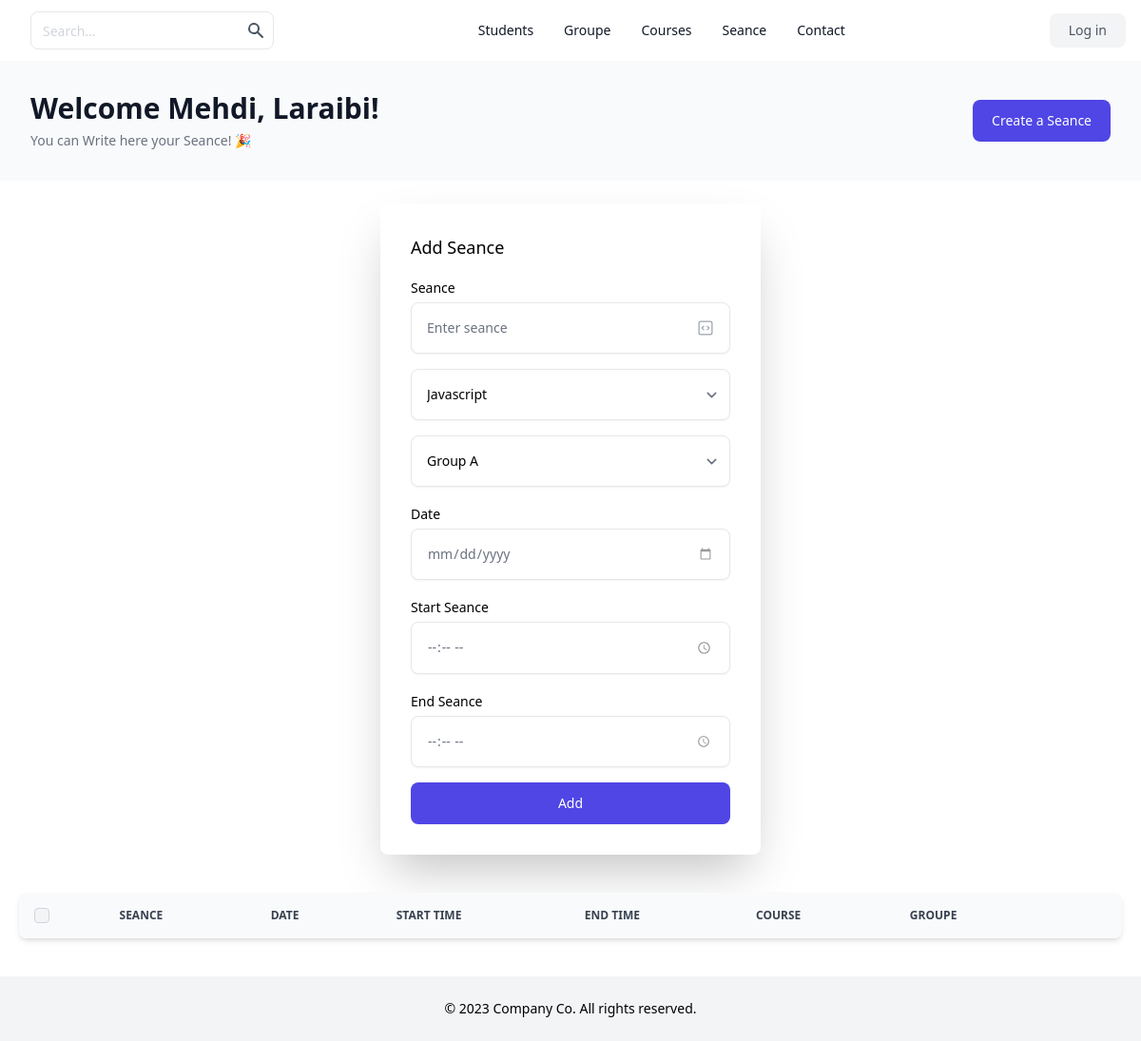
/seance/index.php, run on an earlier commit of the app's database.
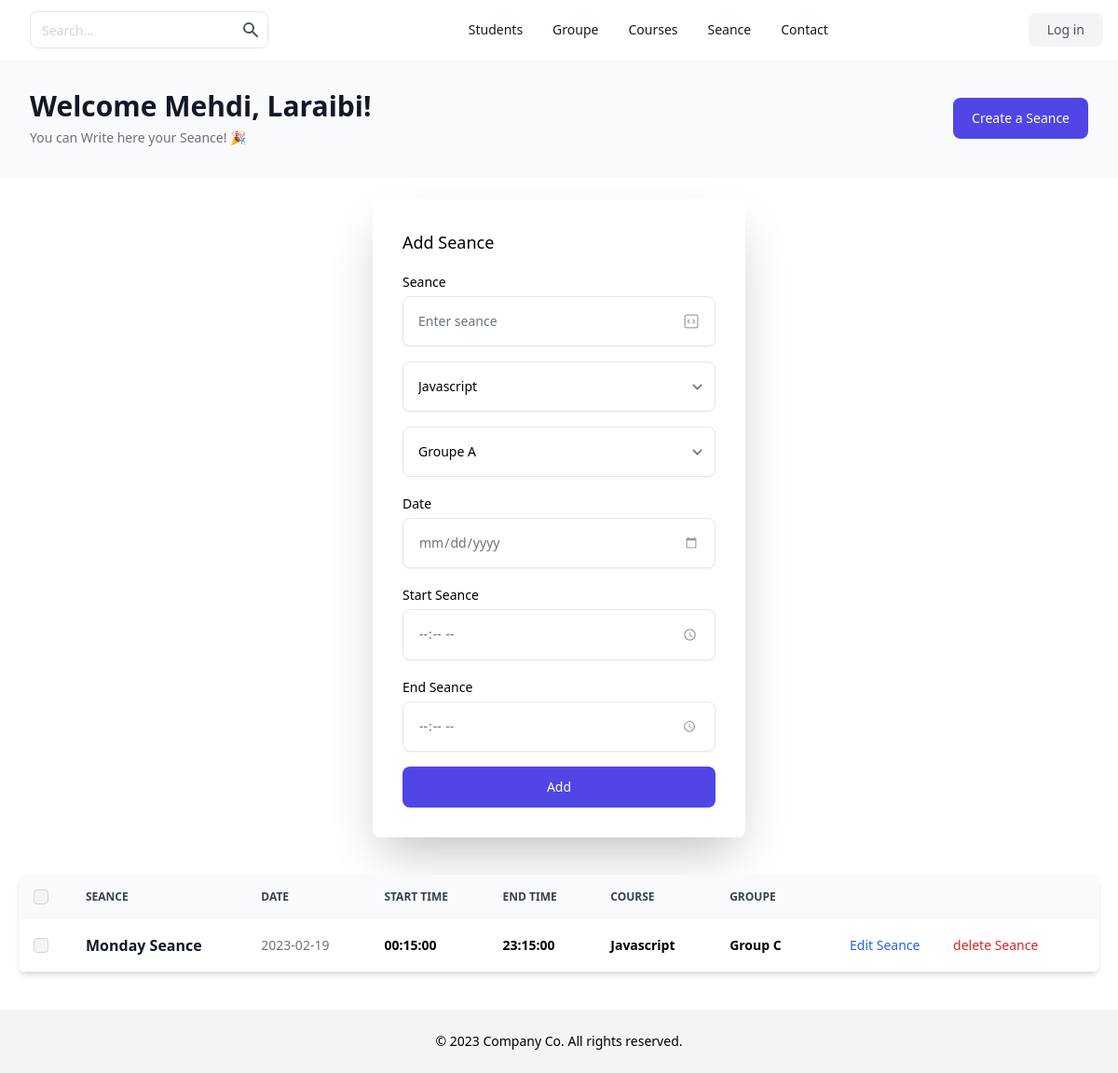
And on a later commit of the database.
### tables this page shows
CREATE TABLE `seance` (
  `id` int(11) NOT NULL AUTO_INCREMENT,
  `seance_name` varchar(255) NOT NULL,
  `id_course` int(11) NOT NULL,
  `id_groupe` int(11) NOT NULL,
  `date` date NOT NULL,
  `start_seance` time NOT NULL,
  `end_seance` time NOT NULL,
  PRIMARY KEY (`id`),
  KEY `id_course` (`id_course`),
  KEY `id_groupe` (`id_groupe`),
  CONSTRAINT `seance_ibfk_1` FOREIGN KEY (`id_course`) REFERENCES `courses` (`id`),
  CONSTRAINT `seance_ibfk_2` FOREIGN KEY (`id_groupe`) REFERENCES `groupes` (`id`)
);

CREATE TABLE `courses` (
  `id` int(11) NOT NULL AUTO_INCREMENT,
  `course_name` varchar(255) NOT NULL,
  `id_user` int(11) NOT NULL,
  `course_image_path` varchar(255) NOT NULL,
  PRIMARY KEY (`id`),
  KEY `id_user` (`id_user`),
  CONSTRAINT `courses_ibfk_1` FOREIGN KEY (`id_user`) REFERENCES `users` (`id`)
);

CREATE TABLE `groupes` (
  `id` int(11) NOT NULL AUTO_INCREMENT,
  `name` varchar(255) NOT NULL,
  PRIMARY KEY (`id`)
);

### seance/index.php (the view, shortened to what this page needs)
<?php
require_once('../inc/header.php');
require_once('../inc/db.php');
?>
<body>
  <header aria-label="Site Header" class="shadow-sm">
    <div class="mx-auto flex h-16 max-w-screen-xl items-center justify-between px-4">
      <div class="flex items-center gap-4">
        <form class="mb-0 hidden lg:flex">
          <div class="relative">
            <input class="h-10 rounded-lg border-gray-200 pr-10 text-sm placeholder-gray-300 focus:z-10" placeholder="Search..." type="text" />
            <button type="submit" class="absolute inset-y-0 right-0 mr-px rounded-r-lg p-2 text-gray-600">
              <svg class="h-5 w-5" fill="currentColor" viewbox="0 0 20 20" xmlns="http://www.w3.org/2000/svg">
                <path clip-rule="evenodd" d="M8 4a4 4 0 100 8 4 4 0 000-8zM2 8a6 6 0 1110.89 3.476l4.817 4.817a1 1 0 01-1.414 1.414l-4.816-4.816A6 6 0 012 8z" fill-rule="evenodd"></path>
              </svg>
            </button>
          </div>
        </form>
      </div>
      <nav aria-label="Site Nav" class="hidden items-center justify-center gap-8 text-sm font-medium lg:flex lg:w-0 lg:flex-1">
        <a class="text-gray-900" href="../students/">Students</a>
        <a class="text-gray-900" href="../groupe/">Groupe</a>
        <a class="text-gray-900" href="../courses/">Courses</a>
        <a class="text-gray-900" href="../seance/">Seance</a>
        <a class="text-gray-900" href="">Contact</a>
      </nav>
      <div class="hidden items-center gap-4 lg:flex">
        <a href="#" class="rounded-lg bg-gray-100 px-5 py-2 text-sm font-medium text-gray-600">
          Log in
        </a>
      </div>
    </div>
  </header>
  <div aria-label="Page Header" class="bg-gray-50">
    <div class="mx-auto max-w-screen-xl px-4 py-6 sm:py-8 sm:px-6 lg:px-8">
      <div class="sm:flex sm:items-center sm:justify-between">
        <div class="text-center sm:text-left">
          <h1 class="text-2xl font-bold text-gray-900 sm:text-3xl">
            Welcome Mehdi, Laraibi!
          </h1>
          <p class="mt-1.5 text-sm text-gray-500">
            You can Write here your Seance! 🎉
          </p>
        </div>
        <div class="mt-4 flex flex-col gap-4 sm:mt-0 sm:flex-row sm:items-center">
          <button class="block rounded-lg bg-indigo-600 px-5 py-3 text-sm font-medium text-white transition hover:bg-indigo-700 focus:outline-none focus:ring" type="button">
            Create a Seance
          </button>
        </div>
      </div>
    </div>
  </div>
  <div class="flex justify-center">
    <form action="create.php" method="POST" class="mt-6 mb-0 space-y-4 rounded-lg p-8 w-[400px] md:shadow-2xl xl:shadow-2xl">
      <p class="text-lg font-medium">Add Seance</p>
      <div>
        <label for="seance" class="text-sm font-medium">Seance</label>
        <div class="relative mt-1">
          <input type="text" id="seance" name="seance" class="w-full rounded-lg border-gray-200 p-4 pr-12 text-sm shadow-sm" placeholder="Enter seance" />
          <span class="absolute inset-y-0 right-4 inline-flex items-center">
          </span>
        </div>
      </div>
      <div class="relative mt-1">
        <select name="id_course" class="w-full rounded-lg border-gray-200 p-4 pr-12 text-sm shadow-sm">
          <?php
          $stmt = $conn->prepare('select * from courses');
          $stmt->execute();
          $courses = $stmt->fetchAll();
          foreach ($courses as $key => $value) {
          ?>
            <option value="<?= $value['id'] ?>"><?= $value['course_name'] ?></option>
          <?php } ?>
        </select>
      </div>
      <div class="relative mt-1">
        <select name="id_groupe" class="w-full rounded-lg border-gray-200 p-4 pr-12 text-sm shadow-sm">
          <?php
          $stmt = $conn->prepare('select * from groupes');
          $stmt->execute();
          $groupes = $stmt->fetchAll();
          foreach ($groupes as $key => $value) {
          ?>
            <option value="<?= $value['id'] ?>"><?= $value['name'] ?></option>
          <?php } ?>
        </select>
      </div>
      <div>
        <label for="date" class="text-sm font-medium">Date</label>
        <div class="relative mt-1">
          <input type="date" name="date" id="date" class="w-full rounded-lg border-gray-200 p-4 text-sm shadow-sm text-gray-500" />
        </div>
      </div>
      <div>
        <label for="start" class="text-sm font-medium">Start Seance</label>
        <div class="relative mt-1">
          <input type="time" name="time_start" id="start" class="w-full rounded-lg border-gray-200 p-4 text-sm shadow-sm text-gray-500" />
        </div>
      </div>
      <div>
        <label for="end" class="text-sm font-medium">End Seance</label>
        <div class="relative mt-1">
          <input type="time" name="time_end" id="end" class="w-full rounded-lg border-gray-200 p-4 text-sm shadow-sm text-gray-500" />
        </div>
      </div>
      <button type="submit" name="submit" class="block w-full rounded-lg bg-indigo-600 px-5 py-3 text-sm font-medium text-white">
        Add
      </button>
    </form>
  </div>
  <div class="relative overflow-x-auto shadow-md sm:rounded-lg mt-10 mx-5">
    <table class="w-full text-sm text-left text-gray-500 dark:text-gray-400">
      <thead class="text-xs text-gray-700 uppercase bg-gray-50 dark:bg-gray-700 dark:text-gray-400">
        <tr>
          <th scope="col" class="p-4">
            <div class="flex items-center">
              <input id="checkbox-all-search" type="checkbox" class="w-4 h-4 text-blue-600 bg-gray-100 border-gray-300 rounded focus:ring-blue-500 dark:focus:ring-blue-600 dark:ring-offset-gray-800 dark:focus:ring-offset-gray-800 focus:ring-2 dark:bg-gray-700 dark:border-gray-600" />
            </div>
          </th>
          <th scope="col" class="px-6 py-3">Seance</th>
          <th scope="col" class="px-6 py-3">Date</th>
          <th scope="col" class="px-6 py-3">Start Time</th>
          <th scope="col" class="px-6 py-3">End Time</th>
          <th scope="col" class="px-6 py-3">Course</th>
          <th scope="col" class="px-6 py-3">Groupe</th>
          <th scope="col" class="px-6 py-3"></th>
        </tr>
      </thead>
      <tbody>
        <?php
        $query = $conn->prepare('SELECT seance.id, seance.seance_name, seance.date, seance.start_seance, seance.end_seance, courses.course_name, groupes.name
      FROM seance
      INNER JOIN courses ON seance.id_course = courses.id
      INNER JOIN groupes ON seance.id_groupe = groupes.id');
        $query->execute();
        $seance = $query->fetchAll();
        foreach ($seance as $key => $value) { ?>
          <tr class="bg-white border-b dark:bg-gray-800 dark:border-gray-700 hover:bg-gray-50 dark:hover:bg-gray-600">
            <td class="w-4 p-4">
              <div class="flex items-center">
                <input id="checkbox-table-search-1" type="checkbox" class="w-4 h-4 text-blue-600 bg-gray-100 border-gray-300 rounded focus:ring-blue-500 dark:focus:ring-blue-600 dark:ring-offset-gray-800 dark:focus:ring-offset-gray-800 focus:ring-2 dark:bg-gray-700 dark:border-gray-600" />
              </div>
            </td>
            <th scope="row" class="flex items-center px-6 py-4 text-gray-900 whitespace-nowrap dark:text-white">
              <div>
                <div class="text-base font-semibold"><?= $value['seance_name'] ?></div>
              </div>
            </th>
            <td class="px-6 py-4"><?= $value['date'] ?></td>
            <td class="px-6 py-4">
              <span class="font-bold text-black text-md  "><?= $value['start_seance'] ?></span>
            </td>
            <td class="px-6 py-4">
              <span class="font-bold text-black text-md  "><?= $value['end_seance'] ?></span>
            </td>
            <td class="px-6 py-4">
              <span class="font-bold text-black text-md  "><?= $value['course_name'] ?></span>
            </td>
            <td class="px-6 py-4">
              <span class="font-bold text-black text-md  "><?= $value['name'] ?></span>
            </td>
            <td class="px-6 py-4"><a href="update.php?id=<?= $value['id'] ?>" class="font-medium text-blue-600 dark:text-blue-500 hover:underline mx-4">Edit Seance</a>
              <a href="delete.php?id=<?= $value['id'] ?>" class="font-medium text-red-600 dark:text-blue-500 hover:underline mx-4">delete Seance</a>
            </td>
          </tr>
        <?php } ?>
      </tbody>
    </table>
  </div>
  <footer aria-label="Site Footer" class="bg-gray-100 mt-10">
    <div class="py-6 text-sm text-center dark:text-gray-400">
      © 2023 Company Co. All rights reserved.
    </div>
  </footer>
</body>
</html>

### inc/header.php (shortened to what this page needs)
<!DOCTYPE html>
<html lang="en">
<head>
    <script src="https://cdn.tailwindcss.com"></script>
    <script src="https://cdn.tailwindcss.com?plugins=forms,typography,aspect-ratio,line-clamp"></script>
</head>
<body>

What changed in the data, as far as the page shows it:
added seance: seance_name "Monday Seance", date "2023-02-19", start_seance "00:15:00", end_seance "23:15:00", id_course.course_name "Javascript", id_groupe.name "Group C"
Also different on the page:
form field id_groupe: "Group A" → "Groupe A"
